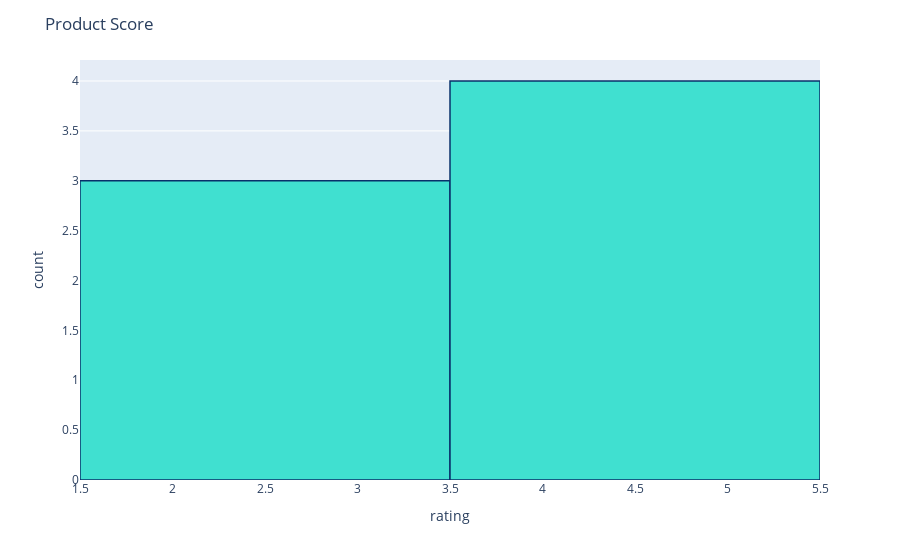

Here is the notebook cell this chart was saved with:
### Code cell
fig = px.histogram(df, x="rating")
fig.update_traces(marker_color="turquoise",marker_line_color='rgb(8,48,107)',
                  marker_line_width=1.5)
fig.update_layout(title_text='Product Score')
fig.show()

### Figure 1 — Plotly figure (JSON) as saved in the notebook; plotly's stock layout.template omitted (floating-point values rounded to 4 significant figures)
{"data": [{"alignmentgroup": "True", "bingroup": "x", "hovertemplate": "rating=%{x}<br>count=%{y}<extra></extra>", "legendgroup": "", "marker": {"color": "turquoise", "line": {"color": "rgb(8,48,107)", "width": 1.5}, "pattern": {"shape": ""}}, "name": "", "offsetgroup": "", "orientation": "v", "showlegend": false, "type": "histogram", "x": [4, 5, 2, 5, 2, 3, 4, null], "xaxis": "x", "yaxis": "y"}], "layout": {"barmode": "relative", "legend": {"tracegroupgap": 0}, "margin": {"t": 60}, "title": {"text": "Product Score"}, "xaxis": {"anchor": "y", "domain": [0, 1], "title": {"text": "rating"}}, "yaxis": {"anchor": "x", "domain": [0, 1], "title": {"text": "count"}}}}
